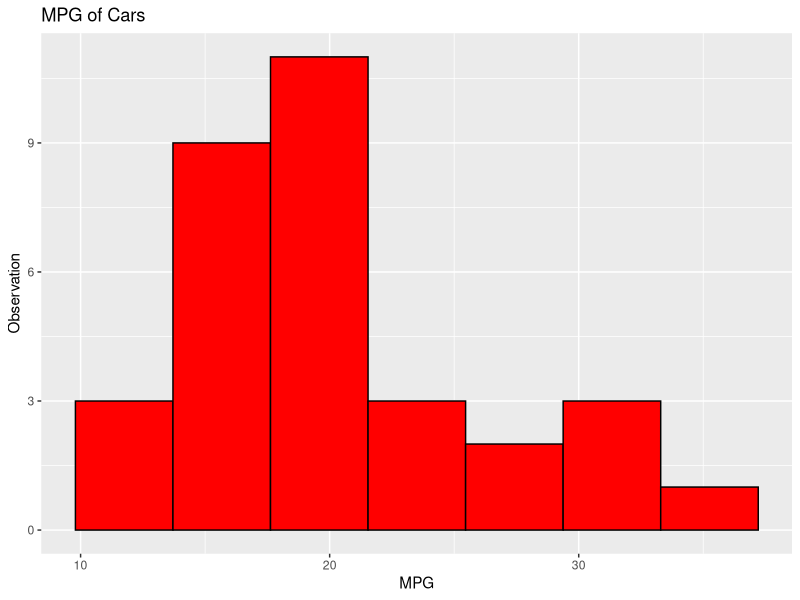
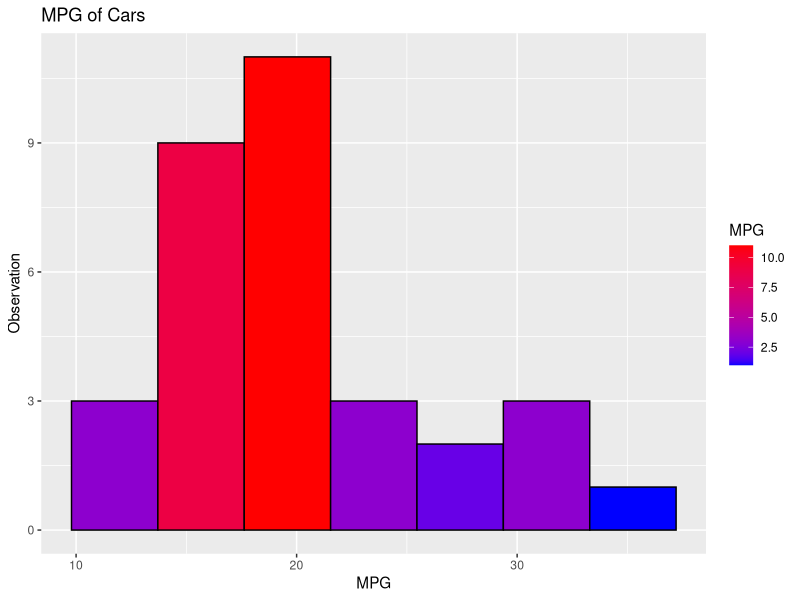
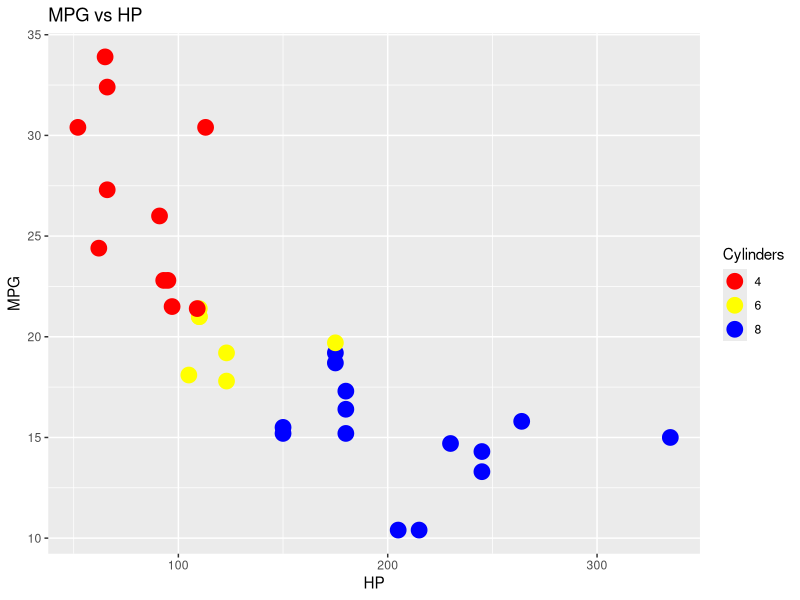
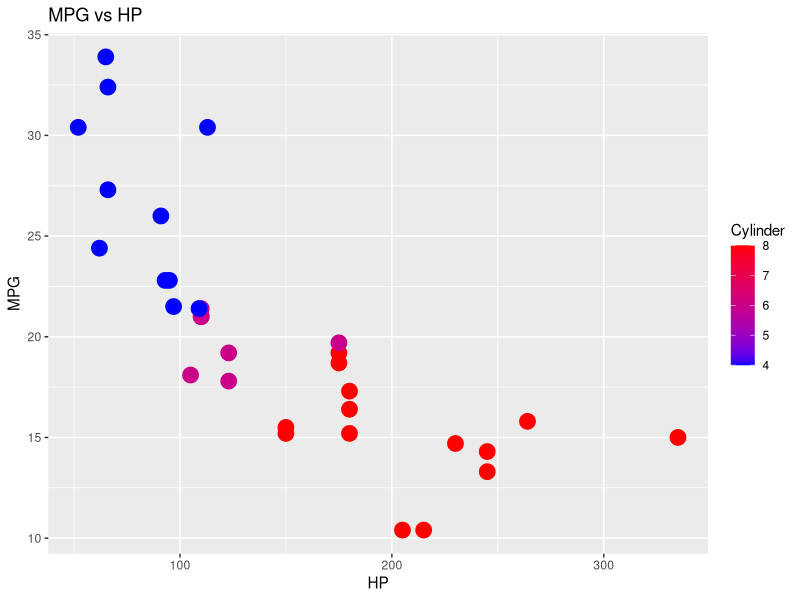
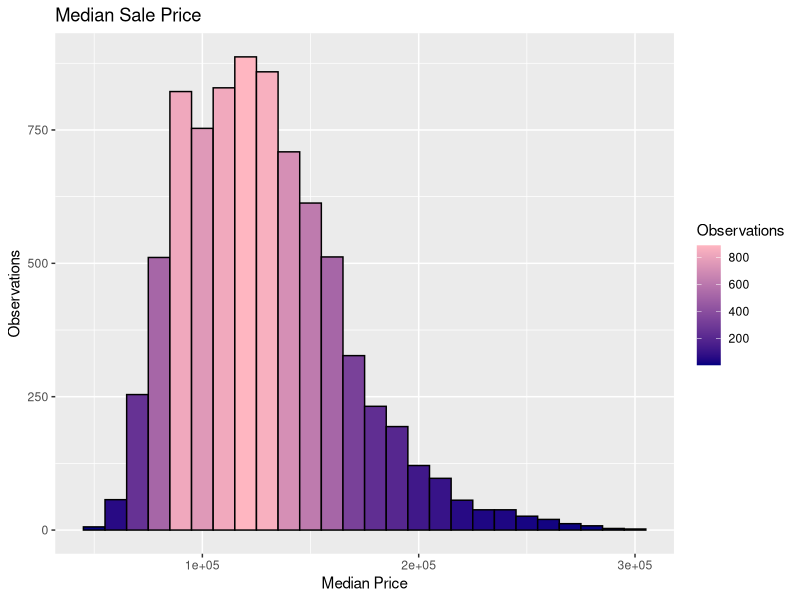
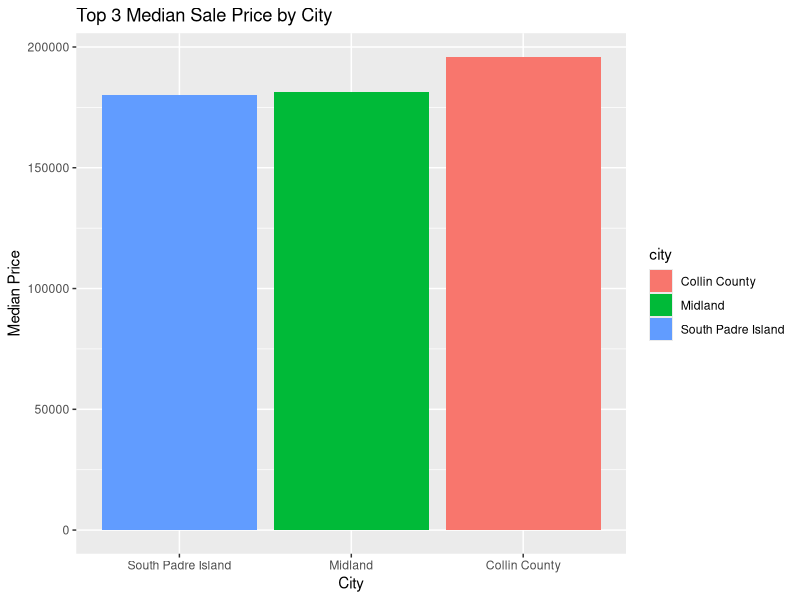
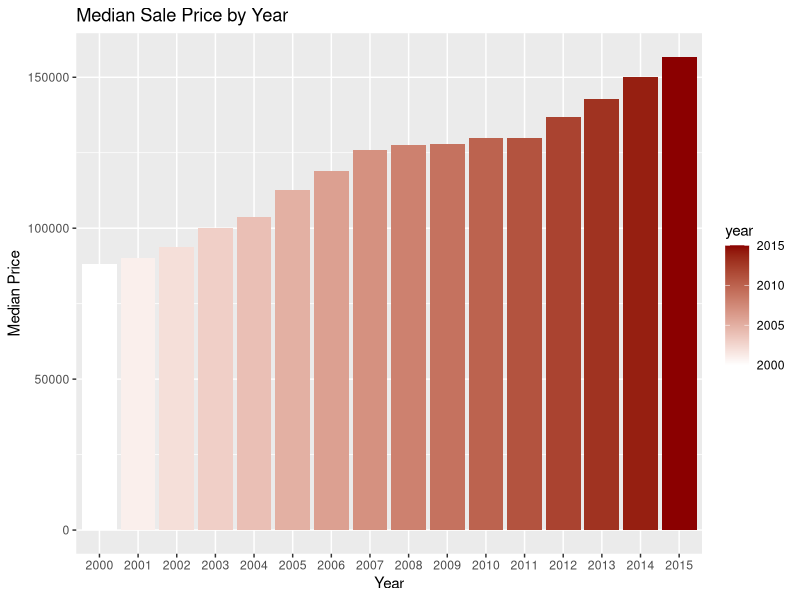
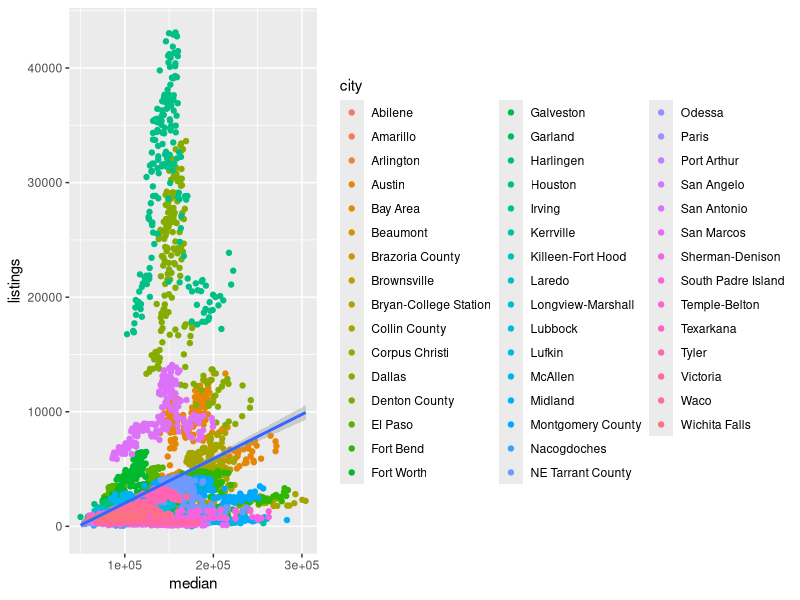

Source code (R) for these figures, in order: (Note: this script raises an error after producing the figures.)
# EDA Lab Week 5

if (!("tidyverse" %in% rownames(installed.packages()))) {
  install.packages("tidyverse")
}
require(ggplot2)
require(dplyr)

# 1a
ggplot(mtcars, aes(x = mpg)) +
    geom_histogram(bins = 7, fill = "red", colour = "black") +
    xlab("MPG") +
    ylab("Observation") +
    ggtitle("MPG of Cars") +
    theme_grey()

# 1b
ggplot(mtcars, aes(x = mpg, fill = ..count..)) +
    geom_histogram(bins = 7, colour = "black") +
    scale_fill_gradient(name = "MPG", low = "blue", high = "red") +
    xlab("MPG") +
    ylab("Observation") +
    ggtitle("MPG of Cars") +
    theme_grey()

# 1c
ggplot(mtcars, aes(x = hp, y = mpg, colour = as.factor(cyl))) +
    geom_point(size = 5) +
    scale_colour_manual(name = "Cylinders",
                        values = c("red", "yellow", "blue")) +
    xlab("HP") +
    ylab("MPG") +
    ggtitle("MPG vs HP") +
    theme_grey()

# 1d
ggplot(mtcars, aes(x = hp, y = mpg, colour = cyl)) +
    geom_point(size = 5) +
    scale_colour_gradient(name = "Cylinder", low = "blue", high = "red") +
    xlab("HP") +
    ylab("MPG") +
    ggtitle("MPG vs HP") +
    theme_grey()

##########
# 2a
?txhousing

# 2b
ggplot(txhousing, aes(median, fill = ..count..)) +
    geom_histogram(binwidth = 10000, colour = "black") +
    scale_fill_gradient(name = "Observations",
                        low = "navy", high = "lightpink") +
    xlab("Median Price") +
    ylab("Observations") +
    ggtitle("Median Sale Price") +
    theme_grey()

# 2c
txhousing %>%
    group_by(city) %>%
    summarize(city_median = median(median, na.rm = TRUE)) %>%
    slice_max(n = 3, order_by = city_median) %>%
    ggplot(aes(x = reorder(city, city_median), y = city_median)) +
        geom_bar(stat = "identity", aes(fill = city)) +
        xlab("City") +
        ylab("Median Price") +
        ggtitle("Top 3 Median Sale Price by City") +
        theme_grey()

# 2d
txhousing %>%
    group_by(year) %>%
    summarize(year_median = median(median, na.rm = TRUE)) %>%
    ggplot(aes(x = reorder(year, year_median), y = year_median)) +
        geom_bar(stat = "identity", aes(fill = year)) +
        xlab("Year") +
        ylab("Median Price") +
        ggtitle("Median Sale Price by Year") +
        scale_fill_gradient(low = "white", high = "darkred") +
        theme_grey()

# 2e
ggplot(txhousing, aes(x = median, y = listings)) +
    geom_point(aes(colour = city)) +
    geom_smooth(method = "lm")
    xlab("Median Price") +
    ylab("Listings") +
    ggtitle("Median Sale Price vs Listings") +
    theme_grey()

# 2f
ggplot(txhousing, aes(x = median, y = sales)) +
    geom_point(aes(colour = city)) +
    geom_smooth(method = "lm")
    xlab("Median Price") +
    ylab("Sales") +
    ggtitle("Median Sale Price vs Sales") +
    theme_grey()

# 2g
ggplot(txhousing, aes(x = median, y = listings)) +
    geom_point(aes(colour = city)) +
    geom_smooth()
    xlab("Median Price") +
    ylab("Listings") +
    ggtitle("Median Sale Price vs Listings") +
    theme_grey()

ggplot(txhousing, aes(x = median, y = sales)) +
    geom_point(aes(colour = city)) +
    geom_smooth()
    xlab("Median Price") +
    ylab("Sales") +
    ggtitle("Median Sale Price vs Sales") +
    theme_grey()

# 2h
ggplot(txhousing, aes(x = sales, y = volume)) +
    geom_point(aes(colour = city)) +
    geom_smooth(method = "lm")
    xlab("Sales") +
    ylab("Volume") +
    ggtitle("Sales vs Volume") +
    theme_grey()

##########
# 3a
?diamonds

# 3b
ggplot(diamonds, aes(x = price, y = cut)) +
    geom_jitter(aes(colour = cut)) +
    geom_smooth() +
    xlab("Price") +
    ylab("Cut") +
    ggtitle("Price vs Cut") +
    theme_grey()

# 3c
ggplot(diamonds, aes(x = cut, y = price, fill = cut)) +
    geom_boxplot() +
    xlab("Cut") +
    ylab("Price") +
    ggtitle("Price vs Cut") +
    theme_grey()

# 3d
ggplot(txhousing, aes(median, fill = ..count..)) +
    geom_histogram(bins = 50, colour = "black") +
    scale_fill_gradient(name = "Count", low = "navy", high = "lightpink") +
    xlab("Median Price") +
    ylab("Observation") +
    ggtitle("Median Sale Price") +
    theme_grey()

# 3e
ggplot(txhousing, aes(x = sales, y = volume)) +
    geom_point(aes(colour = city)) +
    geom_smooth(method = "lm")
    xlab("Sales") +
    ylab("Volume") +
    ggtitle("Sales vs Volume") +
    theme_grey()